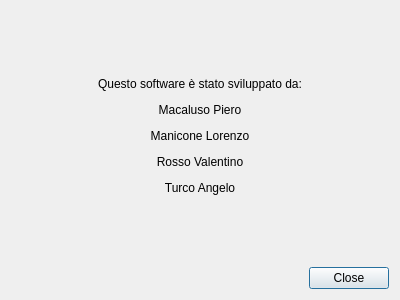
<?xml version="1.0" encoding="UTF-8"?>
<ui version="4.0">
    <class>AboutDialog</class>
    <widget class="QDialog" name="AboutDialog">
        <property name="geometry">
            <rect>
                <x>0</x>
                <y>0</y>
                <width>400</width>
                <height>300</height>
            </rect>
        </property>
        <property name="windowTitle">
            <string>Informazioni</string>
        </property>
        <layout class="QVBoxLayout" name="verticalLayout">
            <item>
                <widget class="QLabel" name="label">
                    <property name="text">
                        <string>&lt;html&gt;&lt;head/&gt;&lt;body&gt;&lt;p align=&quot;center&quot;&gt;Questo software è stato sviluppato da:&lt;/p&gt;&lt;p align=&quot;center&quot;&gt;Macaluso Piero&lt;/p&gt;&lt;p align=&quot;center&quot;&gt;Manicone Lorenzo&lt;/p&gt;&lt;p align=&quot;center&quot;&gt;Rosso Valentino&lt;/p&gt;&lt;p align=&quot;center&quot;&gt;Turco Angelo&lt;/p&gt;&lt;/body&gt;&lt;/html&gt;</string>
                    </property>
                </widget>
            </item>
            <item>
                <widget class="QDialogButtonBox" name="buttonBox">
                    <property name="orientation">
                        <enum>Qt::Horizontal</enum>
                    </property>
                    <property name="standardButtons">
                        <set>QDialogButtonBox::Close</set>
                    </property>
                </widget>
            </item>
        </layout>
    </widget>
    <resources/>
    <connections>
        <connection>
            <sender>buttonBox</sender>
            <signal>accepted()</signal>
            <receiver>AboutDialog</receiver>
            <slot>accept()</slot>
            <hints>
                <hint type="sourcelabel">
                    <x>248</x>
                    <y>254</y>
                </hint>
                <hint type="destinationlabel">
                    <x>157</x>
                    <y>274</y>
                </hint>
            </hints>
        </connection>
        <connection>
            <sender>buttonBox</sender>
            <signal>rejected()</signal>
            <receiver>AboutDialog</receiver>
            <slot>reject()</slot>
            <hints>
                <hint type="sourcelabel">
                    <x>316</x>
                    <y>260</y>
                </hint>
                <hint type="destinationlabel">
                    <x>286</x>
                    <y>274</y>
                </hint>
            </hints>
        </connection>
    </connections>
</ui>
